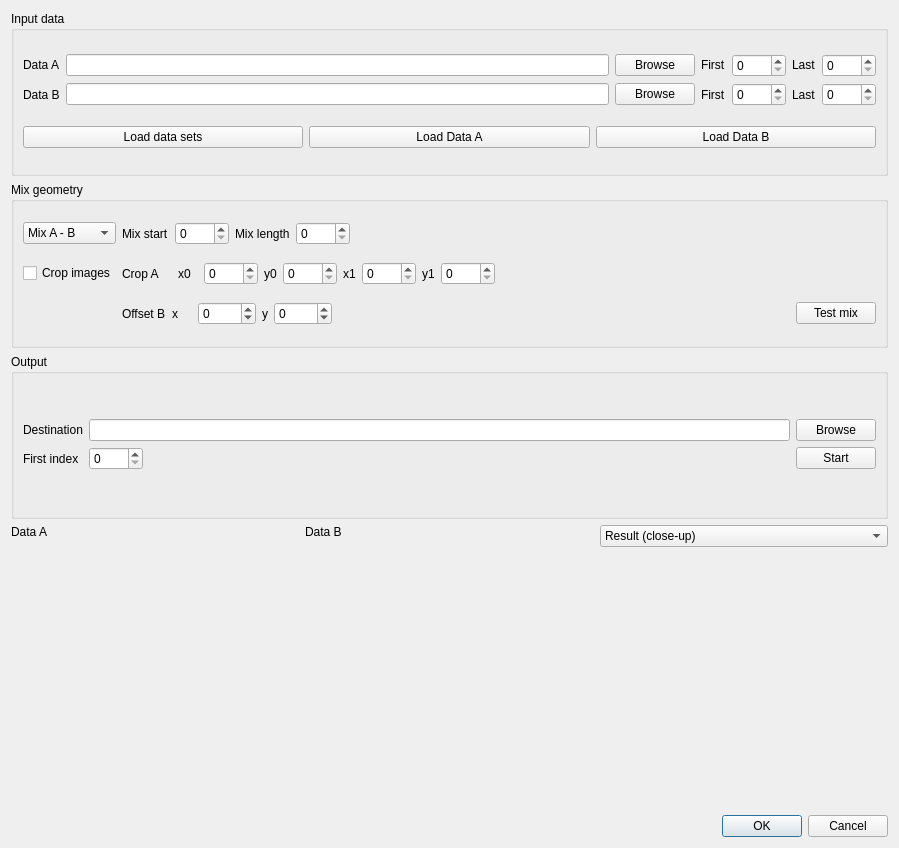
<?xml version="1.0" encoding="UTF-8"?>
<ui version="4.0">
 <class>MergeVolumesDialog</class>
 <widget class="QDialog" name="MergeVolumesDialog">
  <property name="geometry">
   <rect>
    <x>0</x>
    <y>0</y>
    <width>899</width>
    <height>848</height>
   </rect>
  </property>
  <property name="windowTitle">
   <string>Dialog</string>
  </property>
  <layout class="QVBoxLayout" name="verticalLayout_2">
   <item>
    <layout class="QVBoxLayout" name="verticalLayout">
     <property name="sizeConstraint">
      <enum>QLayout::SetDefaultConstraint</enum>
     </property>
     <item>
      <widget class="QGroupBox" name="groupBox_3">
       <property name="title">
        <string>Input data</string>
       </property>
       <layout class="QVBoxLayout" name="verticalLayout_7">
        <item>
         <layout class="QGridLayout" name="gridLayout">
          <item row="0" column="4">
           <layout class="QHBoxLayout" name="horizontalLayout_6">
            <item>
             <widget class="QLabel" name="label_2">
              <property name="sizePolicy">
               <sizepolicy hsizetype="Preferred" vsizetype="Maximum">
                <horstretch>0</horstretch>
                <verstretch>0</verstretch>
               </sizepolicy>
              </property>
              <property name="text">
               <string>First</string>
              </property>
             </widget>
            </item>
            <item>
             <widget class="QSpinBox" name="spinBox_firstA">
              <property name="sizePolicy">
               <sizepolicy hsizetype="Minimum" vsizetype="Maximum">
                <horstretch>0</horstretch>
                <verstretch>0</verstretch>
               </sizepolicy>
              </property>
              <property name="maximum">
               <number>9999</number>
              </property>
             </widget>
            </item>
           </layout>
          </item>
          <item row="0" column="5">
           <layout class="QHBoxLayout" name="horizontalLayout_7">
            <item>
             <widget class="QLabel" name="label_3">
              <property name="sizePolicy">
               <sizepolicy hsizetype="Preferred" vsizetype="Maximum">
                <horstretch>0</horstretch>
                <verstretch>0</verstretch>
               </sizepolicy>
              </property>
              <property name="text">
               <string>Last</string>
              </property>
             </widget>
            </item>
            <item>
             <widget class="QSpinBox" name="spinBox_lastA">
              <property name="sizePolicy">
               <sizepolicy hsizetype="Minimum" vsizetype="Maximum">
                <horstretch>0</horstretch>
                <verstretch>0</verstretch>
               </sizepolicy>
              </property>
              <property name="maximum">
               <number>9999</number>
              </property>
             </widget>
            </item>
           </layout>
          </item>
          <item row="0" column="0">
           <widget class="QLabel" name="label">
            <property name="sizePolicy">
             <sizepolicy hsizetype="Preferred" vsizetype="Maximum">
              <horstretch>0</horstretch>
              <verstretch>0</verstretch>
             </sizepolicy>
            </property>
            <property name="text">
             <string>Data A</string>
            </property>
           </widget>
          </item>
          <item row="0" column="1">
           <widget class="QLineEdit" name="lineEdit_pathA"/>
          </item>
          <item row="0" column="2">
           <widget class="QPushButton" name="pushButton_browseA">
            <property name="text">
             <string>Browse</string>
            </property>
           </widget>
          </item>
          <item row="1" column="0">
           <widget class="QLabel" name="label_4">
            <property name="text">
             <string>Data B</string>
            </property>
           </widget>
          </item>
          <item row="1" column="1">
           <widget class="QLineEdit" name="lineEdit_pathB"/>
          </item>
          <item row="1" column="2">
           <widget class="QPushButton" name="pushButton_browseB">
            <property name="text">
             <string>Browse</string>
            </property>
           </widget>
          </item>
          <item row="1" column="4">
           <layout class="QHBoxLayout" name="horizontalLayout">
            <item>
             <widget class="QLabel" name="label_5">
              <property name="text">
               <string>First</string>
              </property>
             </widget>
            </item>
            <item>
             <widget class="QSpinBox" name="spinBox_firstB">
              <property name="maximum">
               <number>9999</number>
              </property>
             </widget>
            </item>
           </layout>
          </item>
          <item row="1" column="5">
           <layout class="QHBoxLayout" name="horizontalLayout_8">
            <item>
             <widget class="QLabel" name="label_6">
              <property name="text">
               <string>Last</string>
              </property>
             </widget>
            </item>
            <item>
             <widget class="QSpinBox" name="spinBox_lastB">
              <property name="maximum">
               <number>9999</number>
              </property>
             </widget>
            </item>
           </layout>
          </item>
         </layout>
        </item>
        <item>
         <layout class="QHBoxLayout" name="horizontalLayout_9">
          <item>
           <widget class="QPushButton" name="pushButton_loaddata">
            <property name="text">
             <string>Load data sets</string>
            </property>
           </widget>
          </item>
          <item>
           <widget class="QPushButton" name="pushButton_loadA">
            <property name="text">
             <string>Load Data A</string>
            </property>
           </widget>
          </item>
          <item>
           <widget class="QPushButton" name="pushButton_loadB">
            <property name="text">
             <string>Load Data B</string>
            </property>
           </widget>
          </item>
         </layout>
        </item>
       </layout>
      </widget>
     </item>
     <item>
      <layout class="QHBoxLayout" name="horizontalLayout_10">
       <item>
        <widget class="QGroupBox" name="groupBox">
         <property name="title">
          <string>Mix geometry</string>
         </property>
         <layout class="QHBoxLayout" name="horizontalLayout_13">
          <item>
           <layout class="QGridLayout" name="gridLayout_2">
            <item row="0" column="0">
             <widget class="QComboBox" name="comboBox_mixorder">
              <item>
               <property name="text">
                <string>Mix A - B</string>
               </property>
              </item>
              <item>
               <property name="text">
                <string>Mix B - A</string>
               </property>
              </item>
             </widget>
            </item>
            <item row="2" column="1">
             <layout class="QHBoxLayout" name="horizontalLayout_16">
              <item>
               <widget class="QLabel" name="label_offsetB">
                <property name="text">
                 <string>Offset B</string>
                </property>
               </widget>
              </item>
              <item>
               <widget class="QLabel" name="label_offsetx">
                <property name="minimumSize">
                 <size>
                  <width>20</width>
                  <height>0</height>
                 </size>
                </property>
                <property name="text">
                 <string>x</string>
                </property>
               </widget>
              </item>
              <item>
               <widget class="QSpinBox" name="spinBox_offsetx">
                <property name="minimum">
                 <number>-9999</number>
                </property>
                <property name="maximum">
                 <number>9999</number>
                </property>
               </widget>
              </item>
              <item>
               <widget class="QLabel" name="label_offsety">
                <property name="text">
                 <string>y</string>
                </property>
               </widget>
              </item>
              <item>
               <widget class="QSpinBox" name="spinBox_offsety">
                <property name="minimum">
                 <number>-9999</number>
                </property>
                <property name="maximum">
                 <number>9999</number>
                </property>
               </widget>
              </item>
              <item>
               <spacer name="horizontalSpacer">
                <property name="orientation">
                 <enum>Qt::Horizontal</enum>
                </property>
                <property name="sizeHint" stdset="0">
                 <size>
                  <width>40</width>
                  <height>20</height>
                 </size>
                </property>
               </spacer>
              </item>
             </layout>
            </item>
            <item row="1" column="1">
             <layout class="QHBoxLayout" name="horizontalLayout_15">
              <item>
               <widget class="QLabel" name="label_cropA">
                <property name="minimumSize">
                 <size>
                  <width>50</width>
                  <height>0</height>
                 </size>
                </property>
                <property name="text">
                 <string>Crop A</string>
                </property>
               </widget>
              </item>
              <item>
               <widget class="QLabel" name="label_crop0">
                <property name="minimumSize">
                 <size>
                  <width>20</width>
                  <height>0</height>
                 </size>
                </property>
                <property name="text">
                 <string>x0</string>
                </property>
               </widget>
              </item>
              <item>
               <widget class="QSpinBox" name="spinBox_crop0">
                <property name="maximum">
                 <number>9999</number>
                </property>
               </widget>
              </item>
              <item>
               <widget class="QLabel" name="label_crop1">
                <property name="text">
                 <string>y0</string>
                </property>
               </widget>
              </item>
              <item>
               <widget class="QSpinBox" name="spinBox_crop1">
                <property name="maximum">
                 <number>9999</number>
                </property>
               </widget>
              </item>
              <item>
               <widget class="QLabel" name="label_crop2">
                <property name="text">
                 <string>x1</string>
                </property>
               </widget>
              </item>
              <item>
               <widget class="QSpinBox" name="spinBox_crop2">
                <property name="maximum">
                 <number>9999</number>
                </property>
               </widget>
              </item>
              <item>
               <widget class="QLabel" name="label_crop3">
                <property name="text">
                 <string>y1</string>
                </property>
               </widget>
              </item>
              <item>
               <widget class="QSpinBox" name="spinBox_crop3">
                <property name="maximum">
                 <number>9999</number>
                </property>
               </widget>
              </item>
              <item>
               <spacer name="horizontalSpacer_2">
                <property name="orientation">
                 <enum>Qt::Horizontal</enum>
                </property>
                <property name="sizeHint" stdset="0">
                 <size>
                  <width>40</width>
                  <height>20</height>
                 </size>
                </property>
               </spacer>
              </item>
             </layout>
            </item>
            <item row="2" column="2">
             <widget class="QPushButton" name="pushButton_TestMix">
              <property name="text">
               <string>Test mix</string>
              </property>
             </widget>
            </item>
            <item row="0" column="1">
             <layout class="QHBoxLayout" name="horizontalLayout_12">
              <item>
               <widget class="QLabel" name="label_9">
                <property name="sizePolicy">
                 <sizepolicy hsizetype="Maximum" vsizetype="Preferred">
                  <horstretch>0</horstretch>
                  <verstretch>0</verstretch>
                 </sizepolicy>
                </property>
                <property name="text">
                 <string>Mix start</string>
                </property>
               </widget>
              </item>
              <item>
               <widget class="QSpinBox" name="spinBox_mixstart">
                <property name="sizePolicy">
                 <sizepolicy hsizetype="Maximum" vsizetype="Fixed">
                  <horstretch>0</horstretch>
                  <verstretch>0</verstretch>
                 </sizepolicy>
                </property>
                <property name="maximum">
                 <number>9999</number>
                </property>
               </widget>
              </item>
              <item>
               <widget class="QLabel" name="label_10">
                <property name="sizePolicy">
                 <sizepolicy hsizetype="Maximum" vsizetype="Preferred">
                  <horstretch>0</horstretch>
                  <verstretch>0</verstretch>
                 </sizepolicy>
                </property>
                <property name="text">
                 <string>Mix length</string>
                </property>
               </widget>
              </item>
              <item>
               <widget class="QSpinBox" name="spinBox_mixlength">
                <property name="sizePolicy">
                 <sizepolicy hsizetype="Maximum" vsizetype="Fixed">
                  <horstretch>0</horstretch>
                  <verstretch>0</verstretch>
                 </sizepolicy>
                </property>
                <property name="maximum">
                 <number>9999</number>
                </property>
               </widget>
              </item>
              <item>
               <spacer name="horizontalSpacer_3">
                <property name="orientation">
                 <enum>Qt::Horizontal</enum>
                </property>
                <property name="sizeHint" stdset="0">
                 <size>
                  <width>40</width>
                  <height>20</height>
                 </size>
                </property>
               </spacer>
              </item>
             </layout>
            </item>
            <item row="1" column="0">
             <widget class="QCheckBox" name="checkBox_crop">
              <property name="text">
               <string>Crop images</string>
              </property>
             </widget>
            </item>
           </layout>
          </item>
         </layout>
        </widget>
       </item>
      </layout>
     </item>
     <item>
      <widget class="QGroupBox" name="groupBox_2">
       <property name="title">
        <string>Output</string>
       </property>
       <layout class="QGridLayout" name="gridLayout_4">
        <item row="0" column="0">
         <layout class="QGridLayout" name="gridLayout_3">
          <item row="1" column="0">
           <widget class="QLabel" name="label_20">
            <property name="text">
             <string>First index</string>
            </property>
           </widget>
          </item>
          <item row="0" column="2">
           <widget class="QPushButton" name="pushButton_browseout">
            <property name="text">
             <string>Browse</string>
            </property>
           </widget>
          </item>
          <item row="0" column="0">
           <widget class="QLabel" name="label_19">
            <property name="text">
             <string>Destination</string>
            </property>
           </widget>
          </item>
          <item row="0" column="1">
           <widget class="QLineEdit" name="lineEdit_pathout"/>
          </item>
          <item row="1" column="1">
           <widget class="QSpinBox" name="spinBox_firstout">
            <property name="sizePolicy">
             <sizepolicy hsizetype="Maximum" vsizetype="Fixed">
              <horstretch>0</horstretch>
              <verstretch>0</verstretch>
             </sizepolicy>
            </property>
            <property name="maximum">
             <number>9999</number>
            </property>
           </widget>
          </item>
          <item row="1" column="2">
           <widget class="QPushButton" name="pushButton_startmerge">
            <property name="text">
             <string>Start</string>
            </property>
           </widget>
          </item>
         </layout>
        </item>
       </layout>
      </widget>
     </item>
     <item>
      <layout class="QHBoxLayout" name="horizontalLayout_3">
       <item>
        <layout class="QHBoxLayout" name="horizontalLayout_11">
         <item>
          <layout class="QVBoxLayout" name="verticalLayout_3">
           <item alignment="Qt::AlignTop">
            <widget class="QLabel" name="label_7">
             <property name="text">
              <string>Data A</string>
             </property>
            </widget>
           </item>
           <item>
            <widget class="QtAddons::ImageViewerWidget" name="viewer_dataA" native="true">
             <property name="minimumSize">
              <size>
               <width>256</width>
               <height>256</height>
              </size>
             </property>
            </widget>
           </item>
          </layout>
         </item>
         <item>
          <layout class="QVBoxLayout" name="verticalLayout_5">
           <item alignment="Qt::AlignTop">
            <widget class="QLabel" name="label_8">
             <property name="text">
              <string>Data B</string>
             </property>
            </widget>
           </item>
           <item>
            <widget class="QtAddons::ImageViewerWidget" name="viewer_dataB" native="true">
             <property name="minimumSize">
              <size>
               <width>256</width>
               <height>256</height>
              </size>
             </property>
            </widget>
           </item>
          </layout>
         </item>
         <item>
          <layout class="QVBoxLayout" name="verticalLayout_4">
           <item>
            <widget class="QComboBox" name="comboBox_result">
             <item>
              <property name="text">
               <string>Result (close-up)</string>
              </property>
             </item>
             <item>
              <property name="text">
               <string>Result (full image)</string>
              </property>
             </item>
             <item>
              <property name="text">
               <string>Difference</string>
              </property>
             </item>
            </widget>
           </item>
           <item>
            <widget class="QtAddons::ImageViewerWidget" name="viewer_result" native="true">
             <property name="minimumSize">
              <size>
               <width>256</width>
               <height>256</height>
              </size>
             </property>
            </widget>
           </item>
          </layout>
         </item>
        </layout>
       </item>
      </layout>
     </item>
    </layout>
   </item>
   <item>
    <widget class="QDialogButtonBox" name="buttonBox">
     <property name="orientation">
      <enum>Qt::Horizontal</enum>
     </property>
     <property name="standardButtons">
      <set>QDialogButtonBox::Cancel|QDialogButtonBox::Ok</set>
     </property>
    </widget>
   </item>
  </layout>
 </widget>
 <customwidgets>
  <customwidget>
   <class>QtAddons::ImageViewerWidget</class>
   <extends>QWidget</extends>
   <header location="global">imageviewerwidget.h</header>
   <container>1</container>
  </customwidget>
 </customwidgets>
 <resources/>
 <connections>
  <connection>
   <sender>buttonBox</sender>
   <signal>accepted()</signal>
   <receiver>MergeVolumesDialog</receiver>
   <slot>accept()</slot>
   <hints>
    <hint type="sourcelabel">
     <x>248</x>
     <y>254</y>
    </hint>
    <hint type="destinationlabel">
     <x>157</x>
     <y>274</y>
    </hint>
   </hints>
  </connection>
  <connection>
   <sender>buttonBox</sender>
   <signal>rejected()</signal>
   <receiver>MergeVolumesDialog</receiver>
   <slot>reject()</slot>
   <hints>
    <hint type="sourcelabel">
     <x>316</x>
     <y>260</y>
    </hint>
    <hint type="destinationlabel">
     <x>286</x>
     <y>274</y>
    </hint>
   </hints>
  </connection>
 </connections>
</ui>
